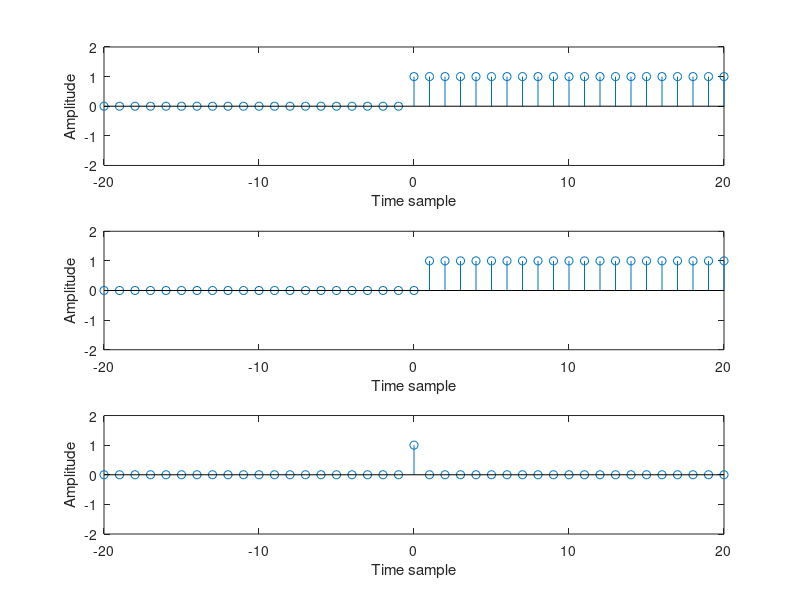

MATLAB code to generate this figure:
n = -20: 20;
unit_n = n >= 0;
subplot(3,1,1)
stem(n,unit_n);
axis ([-20 20 -2 2]);
xlabel('Time sample');
ylabel('Amplitude');

n = -20: 20;
unit_n1 = n >= 1;
subplot(3,1,2)
stem(n,unit_n1);
axis ([-20 20 -2 2]); 
xlabel('Time sample');
ylabel('Amplitude');

n = -20: 20;
delta_n = (unit_n   - unit_n1);
subplot(3,1,3)
stem(n,delta_n);
axis ([-20 20 -2 2]); 
xlabel('Time sample');
ylabel('Amplitude');